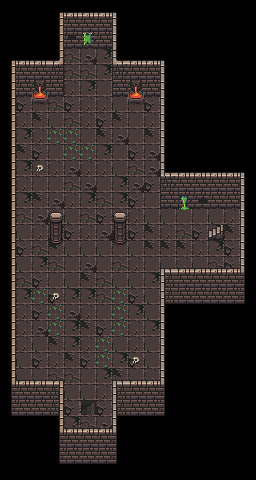

The image is a tile-based game level rendered from a .tmx file. Its description and source (layers, tilesets, objects; grid data summarised) follow:
An orthogonal 16x30 tile map with 16x16 px tiles, 3 tile layers (back, back_over, over) and 133 objects.

<map version="1.10" tiledversion="1.10.2" orientation="orthogonal" renderorder="right-down" width="16" height="30" tilewidth="16" tileheight="16" infinite="0" nextlayerid="5" nextobjectid="532">
 <tileset firstgid="1" name="tileset" tilewidth="16" tileheight="16" tilecount="2880" columns="64">
  <image source="tileset.png" width="1024" height="720" />
  <tile id="64">
   <animation>
    <frame tileid="64" duration="200" />
    <frame tileid="69" duration="200" />
    <frame tileid="70" duration="200" />
   </animation>
  </tile>
  <tile id="128">
   <animation>
    <frame tileid="128" duration="200" />
    <frame tileid="133" duration="200" />
    <frame tileid="134" duration="200" />
   </animation>
  </tile>
 </tileset>
 <layer id="1" name="back" width="16" height="30">
  <data>[480 cells, 214 non-empty, 20 distinct tile ids]</data>
 </layer>
 <layer id="2" name="back_over" width="16" height="30">
  <data>[480 cells, 8 non-empty, 4 distinct tile ids]</data>
 </layer>
 <layer id="3" name="over" width="16" height="30">
  <data>[480 cells, 131 non-empty, 19 distinct tile ids]</data>
 </layer>
 <objectgroup id="4" name="wall">
  <object id="374" x="64" y="32" width="16" height="16" />
  <object id="375" x="80" y="32" width="16" height="16" />
  <object id="376" x="96" y="32" width="16" height="16" />
  <object id="377" x="64" y="16" width="16" height="16" />
  <object id="378" x="80" y="16" width="16" height="16" />
  <object id="379" x="96" y="16" width="16" height="16" />
  <object id="382" x="48" y="32" width="16" height="16" />
  <object id="383" x="48" y="16" width="16" height="16" />
  <object id="384" x="112" y="32" width="16" height="16" />
  <object id="385" x="112" y="16" width="16" height="16" />
  <object id="386" x="128" y="32" width="16" height="16" rotation="90" />
  <object id="387" x="128" y="16" width="16" height="16" rotation="90" />
  <object id="394" x="64" y="0" width="16" height="16" />
  <object id="395" x="80" y="0" width="16" height="16" />
  <object id="396" x="96" y="0" width="16" height="16" />
  <object id="397" x="48" y="0" width="16" height="16" />
  <object id="398" x="112" y="0" width="16" height="16" />
  <object id="399" x="128" y="0" width="16" height="16" rotation="90" />
  <object id="400" x="48" y="80" width="16" height="16" />
  <object id="401" x="48" y="64" width="16" height="16" />
  <object id="402" x="48" y="48" width="16" height="16" />
  <object id="403" x="112" y="80" width="16" height="16" />
  <object id="404" x="112" y="64" width="16" height="16" />
  <object id="405" x="112" y="48" width="16" height="16" />
  <object id="406" x="128" y="80" width="16" height="16" />
  <object id="407" x="128" y="64" width="16" height="16" />
  <object id="408" x="128" y="48" width="16" height="16" />
  <object id="409" x="144" y="80" width="16" height="16" />
  <object id="410" x="144" y="64" width="16" height="16" />
  <object id="411" x="144" y="48" width="16" height="16" />
  <object id="412" x="160" y="80" width="16" height="16" />
  <object id="413" x="160" y="64" width="16" height="16" />
  <object id="414" x="160" y="48" width="16" height="16" />
  <object id="415" x="32" y="80" width="16" height="16" />
  <object id="416" x="32" y="64" width="16" height="16" />
  <object id="417" x="32" y="48" width="16" height="16" />
  <object id="418" x="16" y="80" width="16" height="16" />
  <object id="419" x="16" y="64" width="16" height="16" />
  <object id="420" x="16" y="48" width="16" height="16" />
  <object id="421" x="0" y="80" width="16" height="16" />
  <object id="422" x="0" y="64" width="16" height="16" />
  <object id="423" x="0" y="48" width="16" height="16" />
  <object id="424" x="0" y="128" width="16" height="16" />
  <object id="425" x="0" y="112" width="16" height="16" />
  <object id="426" x="0" y="96" width="16" height="16" />
  <object id="427" x="0" y="176" width="16" height="16" />
  <object id="428" x="0" y="160" width="16" height="16" />
  <object id="429" x="0" y="144" width="16" height="16" />
  <object id="430" x="0" y="224" width="16" height="16" />
  <object id="431" x="0" y="208" width="16" height="16" />
  <object id="432" x="0" y="192" width="16" height="16" />
  <object id="433" x="0" y="272" width="16" height="16" />
  <object id="434" x="0" y="256" width="16" height="16" />
  <object id="435" x="0" y="240" width="16" height="16" />
  <object id="436" x="0" y="320" width="16" height="16" />
  <object id="437" x="0" y="304" width="16" height="16" />
  <object id="438" x="0" y="288" width="16" height="16" />
  <object id="439" x="0" y="368" width="16" height="16" />
  <object id="440" x="0" y="352" width="16" height="16" />
  <object id="441" x="0" y="336" width="16" height="16" />
  <object id="443" x="0" y="400" width="16" height="16" />
  <object id="444" x="0" y="384" width="16" height="16" />
  <object id="455" x="16" y="400" width="16" height="16" />
  <object id="456" x="16" y="384" width="16" height="16" />
  <object id="457" x="32" y="400" width="16" height="16" />
  <object id="458" x="32" y="384" width="16" height="16" />
  <object id="459" x="48" y="400" width="16" height="16" />
  <object id="460" x="48" y="384" width="16" height="16" />
  <object id="461" x="48" y="432" width="16" height="16" />
  <object id="462" x="48" y="416" width="16" height="16" />
  <object id="463" x="48" y="448" width="16" height="16" />
  <object id="464" x="64" y="432" width="16" height="16" />
  <object id="465" x="64" y="448" width="16" height="16" />
  <object id="466" x="80" y="432" width="16" height="16" />
  <object id="467" x="80" y="448" width="16" height="16" />
  <object id="468" x="96" y="432" width="16" height="16" />
  <object id="469" x="96" y="448" width="16" height="16" />
  <object id="470" x="112" y="432" width="16" height="16" />
  <object id="471" x="112" y="448" width="16" height="16" />
  <object id="472" x="112" y="400" width="16" height="16" />
  <object id="473" x="112" y="416" width="16" height="16" />
  <object id="474" x="112" y="384" width="16" height="16" />
  <object id="475" x="128" y="400" width="16" height="16" />
  <object id="476" x="128" y="384" width="16" height="16" />
  <object id="477" x="144" y="400" width="16" height="16" />
  <object id="478" x="144" y="384" width="16" height="16" />
  <object id="479" x="160" y="400" width="16" height="16" />
  <object id="480" x="160" y="384" width="16" height="16" />
  <object id="481" x="160" y="272" width="16" height="16" />
  <object id="482" x="160" y="320" width="16" height="16" />
  <object id="483" x="160" y="304" width="16" height="16" />
  <object id="484" x="160" y="288" width="16" height="16" />
  <object id="485" x="160" y="368" width="16" height="16" />
  <object id="486" x="160" y="352" width="16" height="16" />
  <object id="487" x="160" y="336" width="16" height="16" />
  <object id="488" x="176" y="272" width="16" height="16" />
  <object id="489" x="176" y="288" width="16" height="16" />
  <object id="490" x="192" y="272" width="16" height="16" />
  <object id="491" x="192" y="288" width="16" height="16" />
  <object id="492" x="208" y="272" width="16" height="16" />
  <object id="493" x="208" y="288" width="16" height="16" />
  <object id="494" x="224" y="272" width="16" height="16" />
  <object id="495" x="224" y="288" width="16" height="16" />
  <object id="496" x="240" y="272" width="16" height="16" />
  <object id="497" x="240" y="288" width="16" height="16" />
  <object id="498" x="240" y="160" width="16" height="16" />
  <object id="499" x="240" y="208" width="16" height="16" />
  <object id="500" x="240" y="192" width="16" height="16" />
  <object id="501" x="240" y="176" width="16" height="16" />
  <object id="502" x="240" y="256" width="16" height="16" />
  <object id="503" x="240" y="240" width="16" height="16" />
  </objectgroup>
</map>
<!-- 22 of 133 objects omitted -->
